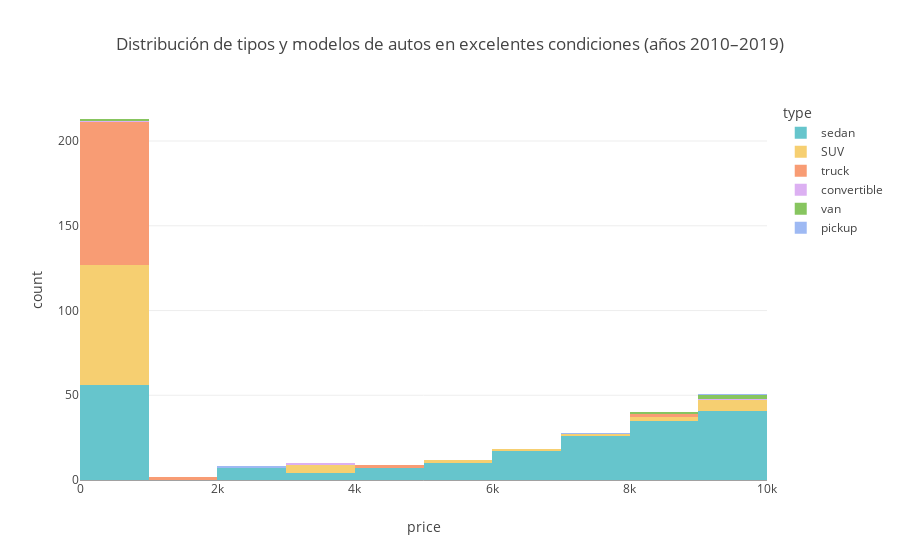

The code cell stored with this chart in its notebook:
### Code cell
hist_10s = px.histogram(decada_10s, x="price", nbins=10, title='Distribución de tipos y modelos de autos en excelentes condiciones (años 2010–2019)', color="type", color_discrete_sequence=px.colors.qualitative.Pastel) 
hist_10s.show()

### Figure 1 — Plotly figure (JSON) as saved in the notebook; plotly's stock layout.template omitted (floating-point values rounded to 4 significant figures; data arrays with more than 128 entries replaced by an {"elided": "..."} marker saying what was removed)
{"data": [{"bingroup": "x", "hovertemplate": "type=sedan<br>price=%{x}<br>count=%{y}<extra></extra>", "legendgroup": "sedan", "marker": {"color": "rgb(102, 197, 204)", "pattern": {"shape": ""}}, "name": "sedan", "nbinsx": 10, "orientation": "v", "showlegend": true, "type": "histogram", "x": {"elided": "203 int values"}, "xaxis": "x", "yaxis": "y"}, {"bingroup": "x", "hovertemplate": "type=SUV<br>price=%{x}<br>count=%{y}<extra></extra>", "legendgroup": "SUV", "marker": {"color": "rgb(246, 207, 113)", "pattern": {"shape": ""}}, "name": "SUV", "nbinsx": 10, "orientation": "v", "showlegend": true, "type": "histogram", "x": [3900, 3000, 5500, 5800, 9200, 1, 1, 1, 1, 1, 1, 1, 1, 1, 9000, 1, 3900, 1, 1, 1, 1, 1, 1, 1, 1, 1, 1, 1, 1, 1, 1, 1, 1, 1, 1, 1, 1, 1, 1, 1, 1, 1, 1, 1, 1, 1, 1, 1, 1, 1, 1, 1, 1, 6999, 69, 1, 1, 1, 1, 1, 1, 9800, 9377, 1, 1, 1, 1, 1, 1, 1, 1, 7595, 1, 1, 1, 1, 1, 8650, 1, 9997, 8995, 9995, 1, 1, 1, 1, 3900, 3500], "xaxis": "x", "yaxis": "y"}, {"bingroup": "x", "hovertemplate": "type=truck<br>price=%{x}<br>count=%{y}<extra></extra>", "legendgroup": "truck", "marker": {"color": "rgb(248, 156, 116)", "pattern": {"shape": ""}}, "name": "truck", "nbinsx": 10, "orientation": "v", "showlegend": true, "type": "histogram", "x": [4500, 4500, 8500, 1478, 1, 1, 1, 1, 1, 1, 1, 1, 1, 1, 1, 1, 1, 1, 1, 1, 1, 1, 1, 1, 1, 1, 1, 1, 1, 1, 1, 1, 1, 1, 1, 1, 1, 1, 1, 1, 1, 1, 1, 1, 1, 1, 1, 1, 1, 1, 1, 1, 1, 1, 1, 1, 1, 1, 1, 1, 1, 1, 1, 1, 1, 1, 1, 1, 1, 1, 1, 1, 1, 1, 1, 1, 1, 1, 1000, 1, 1, 1, 1, 1, 1, 1, 1, 1, 1, 8200], "xaxis": "x", "yaxis": "y"}, {"bingroup": "x", "hovertemplate": "type=convertible<br>price=%{x}<br>count=%{y}<extra></extra>", "legendgroup": "convertible", "marker": {"color": "rgb(220, 176, 242)", "pattern": {"shape": ""}}, "name": "convertible", "nbinsx": 10, "orientation": "v", "showlegend": true, "type": "histogram", "x": [1, 3900, 9995], "xaxis": "x", "yaxis": "y"}, {"bingroup": "x", "hovertemplate": "type=van<br>price=%{x}<br>count=%{y}<extra></extra>", "legendgroup": "van", "marker": {"color": "rgb(135, 197, 95)", "pattern": {"shape": ""}}, "name": "van", "nbinsx": 10, "orientation": "v", "showlegend": true, "type": "histogram", "x": [9995, 1, 9900, 8300], "xaxis": "x", "yaxis": "y"}, {"bingroup": "x", "hovertemplate": "type=pickup<br>price=%{x}<br>count=%{y}<extra></extra>", "legendgroup": "pickup", "marker": {"color": "rgb(158, 185, 243)", "pattern": {"shape": ""}}, "name": "pickup", "nbinsx": 10, "orientation": "v", "showlegend": true, "type": "histogram", "x": [7900, 2500, 9600], "xaxis": "x", "yaxis": "y"}], "layout": {"barmode": "relative", "legend": {"title": {"text": "type"}, "tracegroupgap": 0}, "title": {"text": "Distribución de tipos y modelos de autos en excelentes condiciones (años 2010–2019)"}, "xaxis": {"anchor": "y", "domain": [0, 1], "title": {"text": "price"}}, "yaxis": {"anchor": "x", "domain": [0, 1], "title": {"text": "count"}}}}
